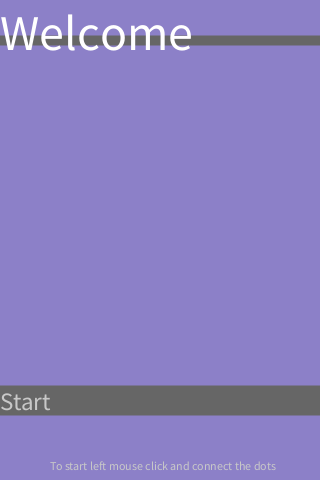
Frame 1 (no input)
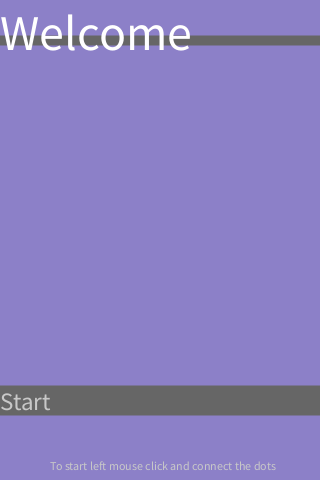
Frame 60 (the mouse pressed at the canvas centre just before this capture)
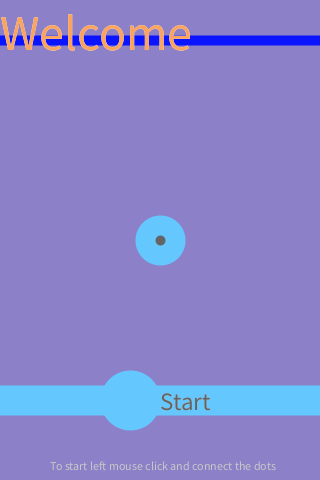
Frame 120 (the mouse held since frame 60 and released just before this capture)

The Processing sketch that drew these frames (run headless with seeded random() and noise(); from frame 60 on, the mouse is pressed at the canvas centre):

// Processing sketch: processing_87929
// ── processing_87929.pde

float x;
float easing = 0.01;
float diameter = 10;
int a = 200;
int b = 400;
int radius = 15;

void setup() {
size(320, 480);
smooth();

}
void draw() {
background(140, 128, 200); //Lines
stroke(102);



strokeWeight(10);
if (mousePressed == true) {
stroke(10, 20, 255);
}
line(0, 40, width, 40);


strokeWeight(30);
if (mousePressed == true) {
stroke(100, 200, 255);
}
line(0, 400, width, 400);
fill(200);
textSize(50); //TEXT
fill(255);
text ("Welcome", 0, 50, 300);
if (mousePressed == true){
fill(250,164,96);
text ("Welcome", 0, 50, 300);
}
fill(200, 100, 0);
textAlign(LEFT);
fill(200);
textSize(12);
text ("To start left mouse click and connect the dots", 50, 470, 250);
textSize (25); 
text("Start", mouseX, 410, 250);
if (mousePressed == true){
fill(100); 
text("Start", mouseX, 410, 250);//TEXT END



ellipse(mouseX, mouseY, 10, 10);

ellipseMode(RADIUS);
float d = dist(mouseX, mouseY, a, b);
float targetX = mouseX;//Circle start
a += (targetX - a) * easing;


if (d < radius+40) {
radius++;
fill(250,164,96);
} else {
fill(255);
}
ellipse(a-30, b, radius, radius);

}
}
